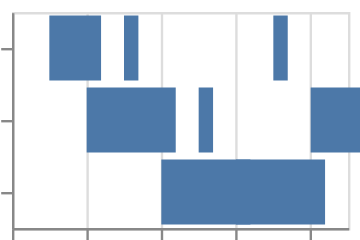

Vega-Lite specification for this chart:
### Vega-Lite specification from a JSON file in a GitHub repository (floating-point values rounded to 4 significant figures)
{"$schema": "https://vega.github.io/schema/vega-lite/v6.json", "padding": 5, "autosize": "none", "data": {"name": "table", "values": [{"c": "A", "g": "p", "x": 1, "y": 2, "v": 5, "t": "2024-01-15", "o": {"v": 3}, "IMDB Rating": 6.1, "d": "x1"}, {"c": "B", "g": "q", "x": 2, "y": 4, "v": 9, "t": "2024-02-20", "o": {"v": 7}, "IMDB Rating": 7.4, "d": "x2"}, {"c": "A", "g": "q", "x": 3, "y": 3, "v": 2, "t": "2024-03-05", "o": {"v": 1}, "IMDB Rating": 5.2, "d": "x1"}, {"c": "C", "g": "p", "x": 4, "y": 6, "v": 7, "t": "2024-05-30", "o": {"v": 4}, "IMDB Rating": 8.8, "d": "x3"}, {"c": "B", "g": "p", "x": 5, "y": 5, "v": 4, "t": "2024-07-11", "o": {"v": 9}, "IMDB Rating": 6.9, "d": "x2"}, {"c": "C", "g": "q", "x": 6, "y": 8, "v": 6, "t": "2024-09-02", "o": {"v": 2}, "IMDB Rating": 7.7, "d": "x3"}, {"c": "A", "g": "p", "x": 7, "y": 7, "v": 8, "t": "2024-11-25", "o": {"v": 5}, "IMDB Rating": 4.4, "d": "x1"}, {"c": "B", "g": "q", "x": 8, "y": 9, "v": 3, "t": "2024-12-31", "o": {"v": 8}, "IMDB Rating": 9.1, "d": "x2"}]}, "width": 140, "height": 90, "mark": {"type": "bar", "x2Offset": 6}, "encoding": {"x": {"field": "x", "type": "quantitative"}, "x2": {"field": "y", "type": "quantitative"}, "y": {"field": "c", "type": "nominal"}}}
